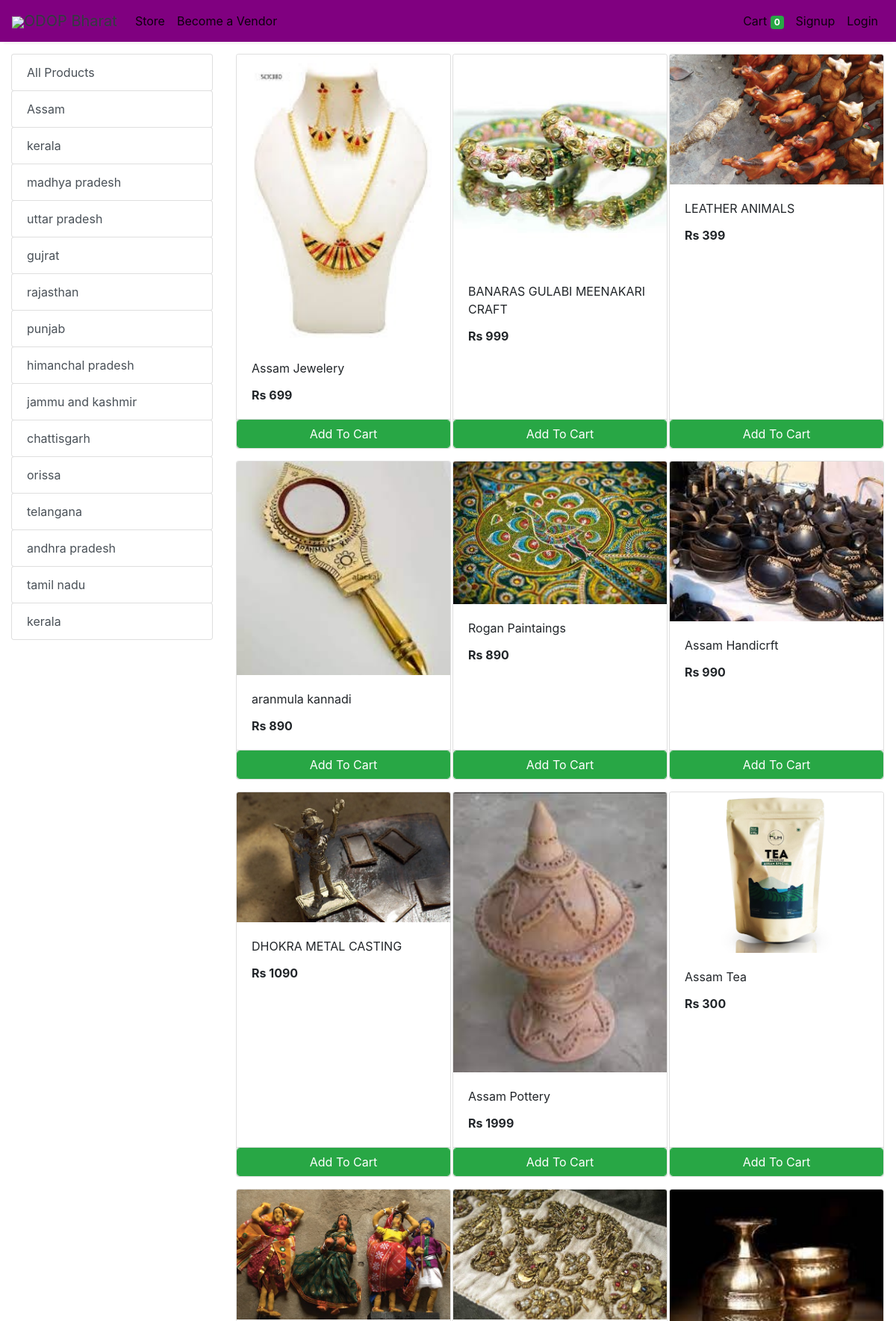
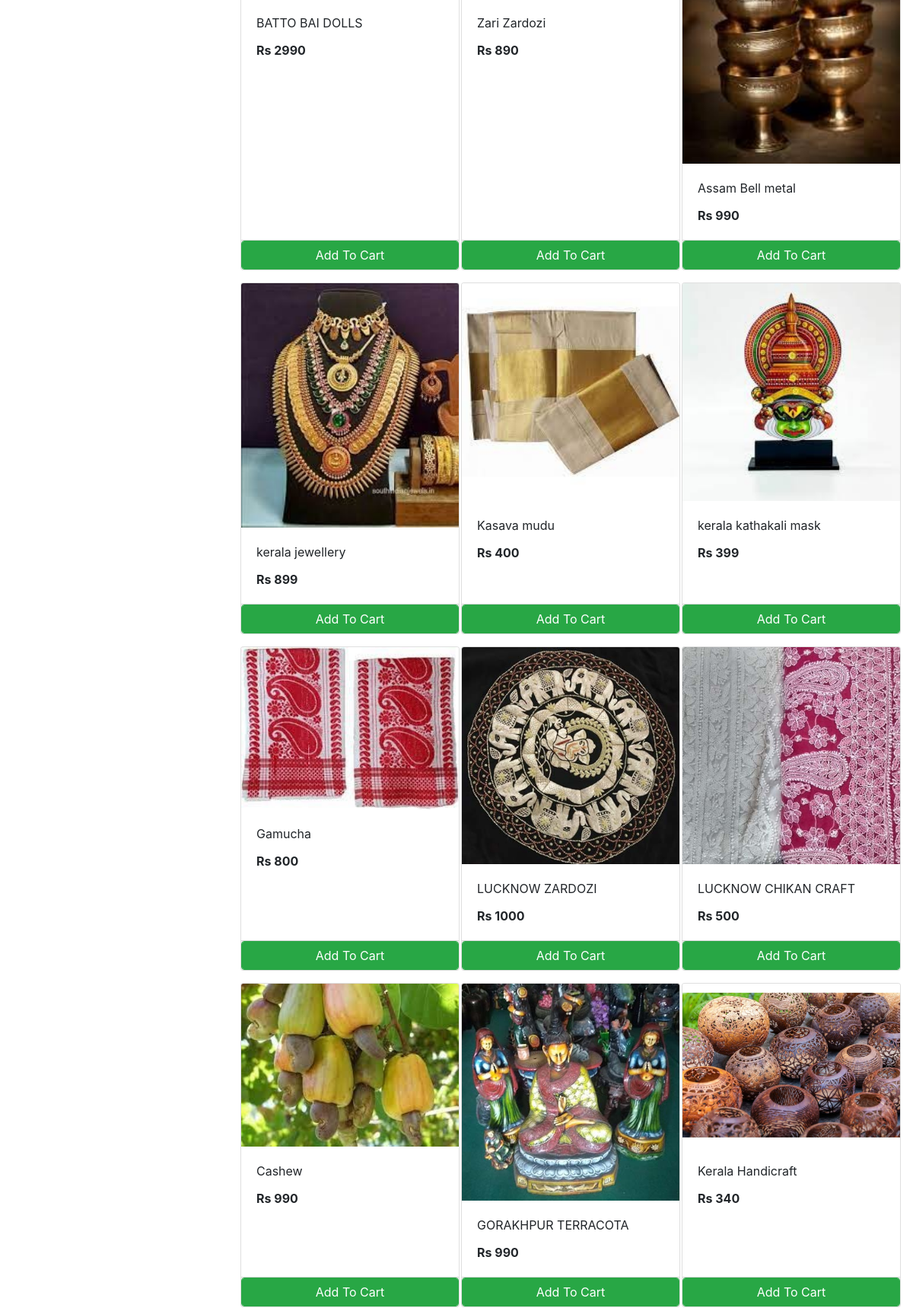
The app's page /store (upper part) with its own data (2 pictures, top to bottom).
### store/models/category.py (models this page shows, shortened)
class Category(models.Model):
    name= models.CharField(max_length=50)
    @staticmethod
    def get_all_categories():
        return Category.objects.all()

### store/models/product.py (models this page shows, shortened)
class Products(models.Model):
    name = models.CharField(max_length=60)
    price= models.IntegerField(default=0)
    category= models.ForeignKey(Category,on_delete=models.CASCADE,default=1 )
    description= models.CharField(max_length=250, default='', blank=True, null= True)
    image= models.ImageField(upload_to='uploads/products/')
    @staticmethod
    def get_all_products():
        return Products.objects.all()

### store/views/home.py (the view)
# urls.py: path('' , include('store.urls')),
def store(request):
    cart = request.session.get('cart')
    if not cart:
        request.session['cart'] = {}
    products = None
    categories = Category.get_all_categories()
    categoryID = request.GET.get('category')
    if categoryID:
        products = Products.get_all_products_by_categoryid(categoryID)
    else:
        products = Products.get_all_products();
    data = {}
    data['products'] = products
    data['categories'] = categories
    print('you are : ', request.session.get('email'))
    return render(request, 'index.html', data)

### store/templatetags/cart.py (called while the page is built)
@register.filter (name='is_in_cart')
def is_in_cart(product, cart):
    keys = cart.keys ()
    for id in keys:
        if int (id) == product.id:
            return True
    return False;

### store/templatetags/custom_filter.py (called while the page is built)
@register.filter(name='currency')
def currency(number):
    return "Rs "+str(number)

### store/templates/index.html (shortened to what this page needs)
{% extends 'base.html' %}
{% block content %}
{% load cart %}
{% load custom_filter %}
<div class="container-fluid mt-3">
	<div class="row">
		<div class="col-lg-3 mx-auto">
			<div class="list-group">
				<a href="/" class="list-group-item list-group-item-action btn btn-outline-success">All Products</a>
				{% for category in categories %}
				<a href="/?category={{category.id}}"
					class="list-group-item list-group-item-action btn btn-outline-success ">{{category.name}}</a>
				{% endfor %}
			</div>
		</div>
		<div id='products' class="col-lg-9 mx-auto">
			<div class="row mx-auto">
				{% for product in products %}
				<div class="card mx-auto mb-3" id={{product.id}} style="width: 18rem;">
					<img class="card-img-top" src="{{product.image.url}}" alt="Card image cap">
					<div class="card-body">
						<p class="card-title">{{product.name}}</p>
						<p class="card-text"><b>{{product.price|currency}}</b></p>
					</div>
					<div class="card-footer p-0 no-gutters">
						{% if product|is_in_cart:request.session.cart %}
						<div class="row no-gutters">
							<form action="/#{{product.id}}" class="col-2 " method="post">
								{% csrf_token %}
								<input hidden type="text" name='product' value='{{product.id}}'>
								<input hidden type="text" name='remove' value='True'>
								<input type="submit" value=" - " class="btn btn-block btn-success border-right">
							</form>
							<div class="text-center col btn btn-success">{{product|cart_quantity:request.session.cart}} in Cart</div>
							<form action="/#{{product.id}}" class="col-2 " method="post">
								{% csrf_token %}
								<input hidden type="text" name='product' value='{{product.id}}'>
								<input type="submit" value=" + " class="btn btn-block btn-success border-left">
							</form>
						</div>
						{% else %}
						<form action="/#{{product.id}}" method="POST" class="btn-block">
							<input type="submit" class="float-right btn btn-success form-control"
								value="Add To Cart">
						</form>
						{% endif %}
					</div>
				</div>
				{% endfor %}
			</div>
		</div>
	</div>
</div>
{% endblock %}

### records on screen
Category: name "Assam"
Category: name "kerala"
Category: name "madhya pradesh"
Category: name "uttar pradesh"
Category: name "gujrat"
Category: name "rajasthan"
Category: name "punjab"
Category: name "himanchal pradesh"
Category: name "jammu and kashmir"
Category: name "chattisgarh"
Category: name "orissa"
Category: name "telangana"
Category: name "andhra pradesh"
Category: name "tamil nadu"
Category: name "kerala"
Products: image (picture), name "Assam Jewelery", price "Rs 699"
Products: image (picture), name "BANARAS GULABI MEENAKARI CRAFT", price "Rs 999"
Products: image (picture), name "LEATHER ANIMALS", price "Rs 399"
Products: image (picture), name "aranmula kannadi", price "Rs 890"
Products: image (picture), name "Rogan Paintaings", price "Rs 890"
Products: image (picture), name "Assam Handicrft", price "Rs 990"
Products: image (picture), name "DHOKRA METAL CASTING", price "Rs 1090"
Products: image (picture), name "Assam Pottery", price "Rs 1999"
Products: image (picture), name "Assam Tea", price "Rs 300"
Products: image (picture), name "BATTO BAI DOLLS", price "Rs 2990"
Products: image (picture), name "Zari Zardozi", price "Rs 890"
Products: image (picture), name "Assam Bell metal", price "Rs 990"
Products: image (picture), name "kerala jewellery", price "Rs 899"
Products: image (picture), name "Kasava mudu", price "Rs 400"
Products: image (picture), name "kerala kathakali mask", price "Rs 399"
Products: image (picture), name "Gamucha", price "Rs 800"
Products: image (picture), name "LUCKNOW ZARDOZI", price "Rs 1000"
Products: image (picture), name "LUCKNOW CHIKAN CRAFT", price "Rs 500"
Products: image (picture), name "Cashew", price "Rs 990"
Products: image (picture), name "GORAKHPUR TERRACOTA", price "Rs 990"
Products: image (picture), name "Kerala Handicraft", price "Rs 340"

### other values on screen
{{ request.session.cart.keys|length }} "0"
